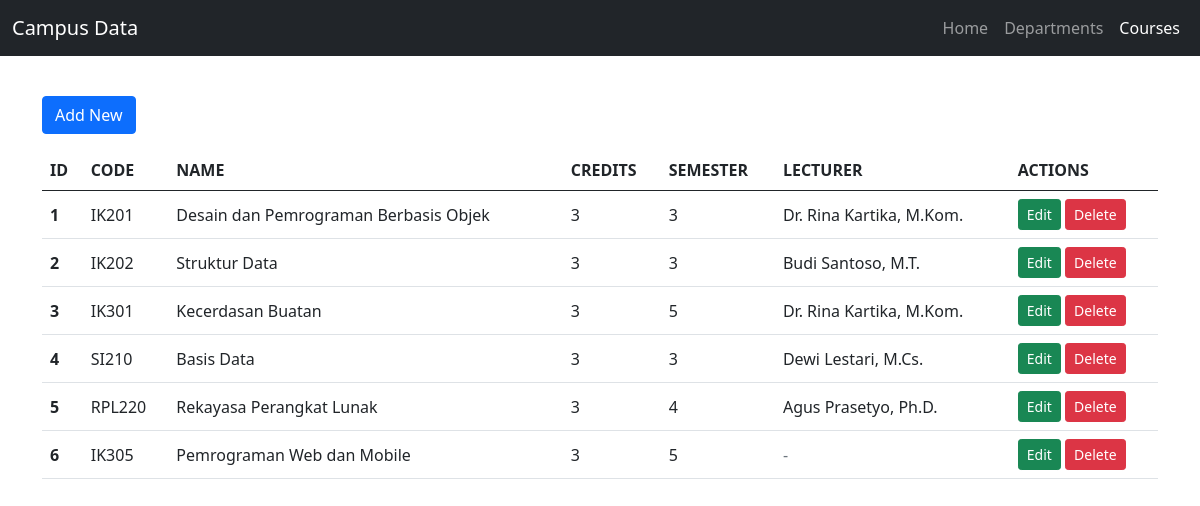
Screenshot of /tp_mvc25/index.php?page=courses with the database file from the repository.
### tables this page shows
CREATE TABLE `courses` (
  `id`          INT NOT NULL AUTO_INCREMENT,
  `code`        VARCHAR(10) NOT NULL,
  `name`        VARCHAR(100) NOT NULL,
  `credits`     TINYINT UNSIGNED NOT NULL,
  `semester`    TINYINT UNSIGNED NOT NULL,
  `lecturer_id` INT DEFAULT NULL,
  PRIMARY KEY (`id`),
  UNIQUE KEY `uq_courses_code` (`code`),
  KEY `idx_courses_lecturer` (`lecturer_id`),
  CONSTRAINT `fk_courses_lecturer` FOREIGN KEY (`lecturer_id`)
    REFERENCES `lecturers` (`id`) ON DELETE SET NULL ON UPDATE CASCADE
);

CREATE TABLE `lecturers` (
  `id`            INT NOT NULL AUTO_INCREMENT,
  `name`          VARCHAR(100) NOT NULL,
  `nidn`          VARCHAR(20) NOT NULL,
  `phone`         VARCHAR(20) NOT NULL,
  `join_date`     DATE NOT NULL,
  `department_id` INT DEFAULT NULL,
  PRIMARY KEY (`id`),
  UNIQUE KEY `uq_lecturers_nidn` (`nidn`),
  KEY `idx_lecturers_department` (`department_id`),
  CONSTRAINT `fk_lecturers_department` FOREIGN KEY (`department_id`)
    REFERENCES `departments` (`id`) ON DELETE SET NULL ON UPDATE CASCADE
);

### tp_mvc25/controllers/CourseController.php (called while the page is built, shortened)
<?php
require_once __DIR__ . '/../models/Lecturer.php';
require_once __DIR__ . '/../views/CourseView.php';
class CourseController extends BaseController
{
    private Course $courses;
    private CourseView $view;
    public function __construct()
    {
        $this->courses   = new Course();
        $this->view      = new CourseView();
    }
    public function index(): void
    {
        $this->render('Courses', 'courses', $this->view->index($this->courses->getAll()));
    }
}

### tp_mvc25/index.php (called while the page is built, shortened)
<?php
require_once __DIR__ . '/controllers/CourseController.php';
$action = $_GET['action'] ?? 'index';
$controller = new $routes[$page]();
$controller->$action();

### tp_mvc25/models/DB.php (called while the page is built, shortened)
<?php
class DB
{
    private static ?mysqli $conn = null;
    public static function connect(): mysqli
    {
        if (self::$conn === null) {
            self::$conn = new mysqli(DB_HOST, DB_USER, DB_PASS, DB_NAME);
            self::$conn->set_charset("utf8mb4");
        }
        return self::$conn;
    }
    public static function select(string $sql, string $types = "", array $params = []): array
    {
        $stmt = self::run($sql, $types, $params);
        $rows = $stmt->get_result()->fetch_all(MYSQLI_ASSOC);
        return $rows;
    }
    private static function run(string $sql, string $types, array $params): mysqli_stmt
    {
        $stmt = self::connect()->prepare($sql);
        $stmt->execute();
        return $stmt;
    }
}

### tp_mvc25/models/Course.php (called while the page is built, shortened)
<?php
require_once __DIR__ . "/DB.php";
class Course
{
    public function getAll(): array
    {
        return DB::select(
            "SELECT c.id, c.code, c.name, c.credits, c.semester,
                    l.name AS lecturer_name
             FROM courses c
             LEFT JOIN lecturers l ON l.id = c.lecturer_id
             ORDER BY c.id"
        );
    }
}

### tp_mvc25/controllers/BaseController.php (called while the page is built, shortened)
<?php
require_once __DIR__ . '/../views/Template.php';
abstract class BaseController
{
    protected function render(string $title, string $active, string $content): void
    {
        $flash = $_SESSION['flash'] ?? null;
        Template::page($title, $active, $content, $flash);
    }
}

### tp_mvc25/views/CourseView.php (the view, shortened to what this page needs)
<?php
require_once __DIR__ . '/Template.php';
class CourseView
{
    public function index(array $rows): string
    {
        $e = 'Template::e';
        $html  = '<a class="btn btn-primary my-3" href="index.php?page=courses&action=create">Add New</a>';
        $html .= '<table class="table table-hover align-middle"><thead><tr>'
            . '<th>ID</th><th>CODE</th><th>NAME</th><th>CREDITS</th><th>SEMESTER</th><th>LECTURER</th><th>ACTIONS</th>'
            . '</tr></thead><tbody>';
        foreach ($rows as $r) {
            $html .= '<tr>'
                . '<th>' . $e($r['id']) . '</th>'
                . '<td>' . $e($r['code']) . '</td>'
                . '<td>' . $e($r['name']) . '</td>'
                . '<td>' . $e($r['credits']) . '</td>'
                . '<td>' . $e($r['semester']) . '</td>'
                . '<td>' . ($r['lecturer_name'] !== null ? $e($r['lecturer_name']) : '<span class="text-muted">-</span>') . '</td>'
                . '<td>' . Template::rowActions('courses', (int) $r['id'], 'Hapus mata kuliah ini?') . '</td>'
                . '</tr>';
        }
        return $html . '</tbody></table>';
    }
}

### tp_mvc25/views/Template.php (shortened to what this page needs)
<?php
class Template
{
    public static function e($value): string
    {
        return htmlspecialchars((string) $value, ENT_QUOTES, 'UTF-8');
    }
    public static function page(string $title, string $active, string $content, ?array $flash = null): void
    {
        $menu = [
            'lecturers'   => 'Home',
            'departments' => 'Departments',
            'courses'     => 'Courses',
        ];
        ?>
<!doctype html>
<html lang="en">
<head>
  <link href="assets/css/bootstrap.min.css" rel="stylesheet">
</head>
<body>
  <nav class="navbar navbar-expand-lg navbar-dark bg-dark">
    <div class="container-fluid">
      <a class="navbar-brand" href="index.php">Campus Data</a>
      <ul class="navbar-nav">
        <?php foreach ($menu as $key => $label): ?>
          <li class="nav-item">
            <a class="nav-link <?= $key === $active ? 'active' : '' ?>" href="index.php?page=<?= $key ?>"><?= $label ?></a>
          </li>
        <?php endforeach; ?>
      </ul>
    </div>
  </nav>
  <div class="container my-4">
    <?= $content ?>
  </div>
</body>
</html>
        <?php
    }
    public static function rowActions(string $page, int $id, string $confirm): string
    {
        return '<a class="btn btn-success btn-sm" href="index.php?page=' . $page . '&action=edit&id=' . $id . '">Edit</a> '
            . '<form method="post" action="index.php?page=' . $page . '&action=delete" class="d-inline" '
            . 'onsubmit="return confirm(\'' . self::e($confirm) . '\')">'
            . '<input type="hidden" name="id" value="' . $id . '">'
            . '<button type="submit" class="btn btn-danger btn-sm">Delete</button></form>';
    }
}

### rows the page displays
courses: id "1", code "IK201", name "Desain dan Pemrograman Berbasis Objek", credits "3", semester "3", lecturer.name "Dr. Rina Kartika, M.Kom."
courses: id "2", code "IK202", name "Struktur Data", credits "3", semester "3", lecturer.name "Budi Santoso, M.T."
courses: id "3", code "IK301", name "Kecerdasan Buatan", credits "3", semester "5", lecturer.name "Dr. Rina Kartika, M.Kom."
courses: id "4", code "SI210", name "Basis Data", credits "3", semester "3", lecturer.name "Dewi Lestari, M.Cs."
courses: id "5", code "RPL220", name "Rekayasa Perangkat Lunak", credits "3", semester "4", lecturer.name "Agus Prasetyo, Ph.D."
courses: id "6", code "IK305", name "Pemrograman Web dan Mobile", credits "3", semester "5"

### other values shown
$label "Home"
$label "Departments"
$label "Courses"
